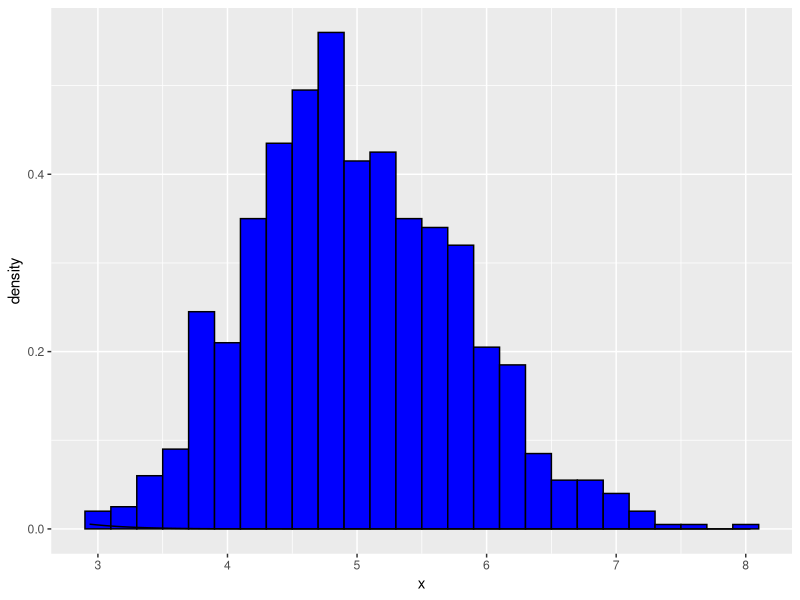

Write the R code that produced this figure.
## ---- chunk 1
lambda = 0.2
n = 40
nsims = 1:1000
set.seed(1000)
means <- data.frame(x = sapply(nsims, function(x) {mean(rexp(n, lambda))}))
head(means)
## ---- chunk 2
mean(means$x)

sd(means$x)
## ---- chunk 3
var(means$x)
## ---- chunk 4
library(ggplot2)
ggplot(data = means, aes(x = x)) + 
    geom_histogram(aes(y=..density..), fill = I('blue'), 
                   binwidth = 0.20, color = I('black')) +
    stat_function(fun = dnorm, arg = list(mean = 5, sd = sd(means$x)))
## ---- chunk 5
mean(means$x) + c(-1,1)*1.96*sd(means$x)/sqrt(nrow(means))
